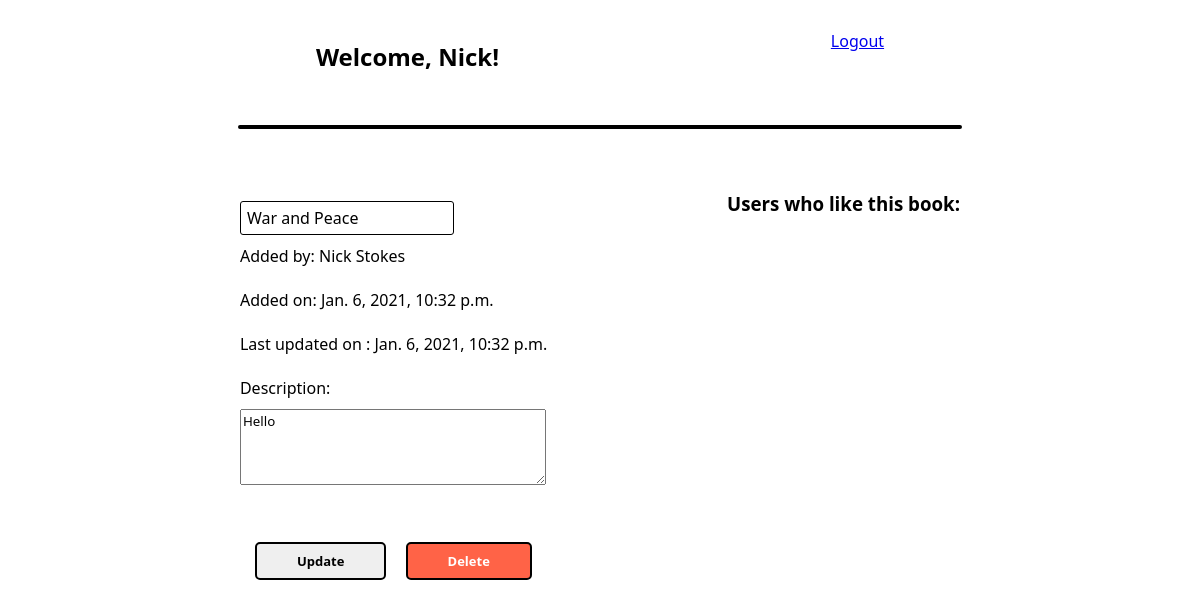
The app's page /books/18/edit (signed in) with its own data.
### books_app/models.py (models this page shows, shortened)
class User(models.Model):
    first_name = models.CharField(max_length=45)
    last_name = models.CharField(max_length=45)
    email = models.EmailField(max_length=45)
    password = models.CharField(max_length=70)
    created_at = models.DateTimeField(auto_now_add=True)
    updated_at = models.DateTimeField(auto_now=True)
    objects = UserManager()

class Books(models.Model):
    title = models.CharField(max_length=255)
    description = models.TextField(null=True)
    uploaded_by = models.ForeignKey(User, related_name="books_uploaded", on_delete = models.CASCADE)
    users_who_like = models.ManyToManyField(User, related_name="liked_books")
    created_at = models.DateTimeField(auto_now_add=True)
    updated_at = models.DateTimeField(auto_now=True)
    objects = BookManager()

### books_app/views.py (the view)
# urls.py: path('books/<int:id>/edit', views.edit),
def edit(request, id):
    book = Books.objects.get(id = id)
    user = User.objects.get(id=request.session['user_id'])
    context = {
            "user": User.objects.get(id=request.session['user_id']),
            "book": Books.objects.get(id = id),
            "uploaded_by": Books.objects.first().uploaded_by,
            "users_who_like": book.users_who_like.all()
        }
    return render(request, "edit.html", context)

### books_app/templates/edit.html (shortened to what this page needs)
<!DOCTYPE html>
<html lang="en">
<head>
    {% load static %}
    <link rel="stylesheet" href="{% static 'css/index.css' %}" />
</head>
<body>
    <div class="boxes">
        <div class="box1">
        <h2>Welcome, {{ user.first_name }}!</h2>
        <br />
        </div>
        <div class="box2">
        <a class="logout" href="/logout" method="post">Logout</a>
        </div>
    </div>
    <div class="line"></div>
    <br />
    <div class="boxes">
    <div class="box1">
        <form action="/books/{{ book.id }}/update" method="post">
        <input
            type="text"
            name="title"
            value="{{ book.title }}"
            class="big"
        /><br />
        Added by: {{ book.uploaded_by.first_name }} {{ book.uploaded_by.last_name }} <br /><br />
        Added on: {{ book.created_at }} <br /><br />
        Last updated on : {{ book.updated_at }} <br /><br />
        Description: <br />
        <textarea
            name="description"
            class="huge"
        >{{ book.description }}</textarea><br /><br />
        <div class="buttons">
            <button type="submit" name="update">Update</button>
            <button type="submit" name="delete" class="red">Delete</button>
        </div>
        </form>
    </div>
    <div class="box2">
        <h3>Users who like this book:</h3>
    </div>
    </div>
</body>
</html>

### books_app/static/css/index.css (style rules this page uses)
* { margin: 10px auto; font-family: 'Segoe UI', Tahoma, Geneva, Verdana, sans-serif; }
.boxes { display: flex; justify-content: center; width: 75%; }
button { border: 2px solid black; border-radius: 5px; padding: 8px 40px; font-size: small; font-weight: 600; margin-left: 15px; }
input { border: 1px solid black; padding: 6px; border-radius: 3px; }
.line { border: 2px solid black; height: 0px; width: 60%; border-radius: 30px; }
.big { height: 20px; width: 200px; font-size: medium; }
.huge { height: 70px; width: 300px; }
.red { background-color: tomato; color: white; }

### records on screen
User: first_name "Nick"
Books: title "War and Peace", uploaded_by.first_name "Nick", uploaded_by.last_name "Stokes", created_at "Jan. 6, 2021, 10:32 p.m.", updated_at "Jan. 6, 2021, 10:32 p.m.", description "Hello"
